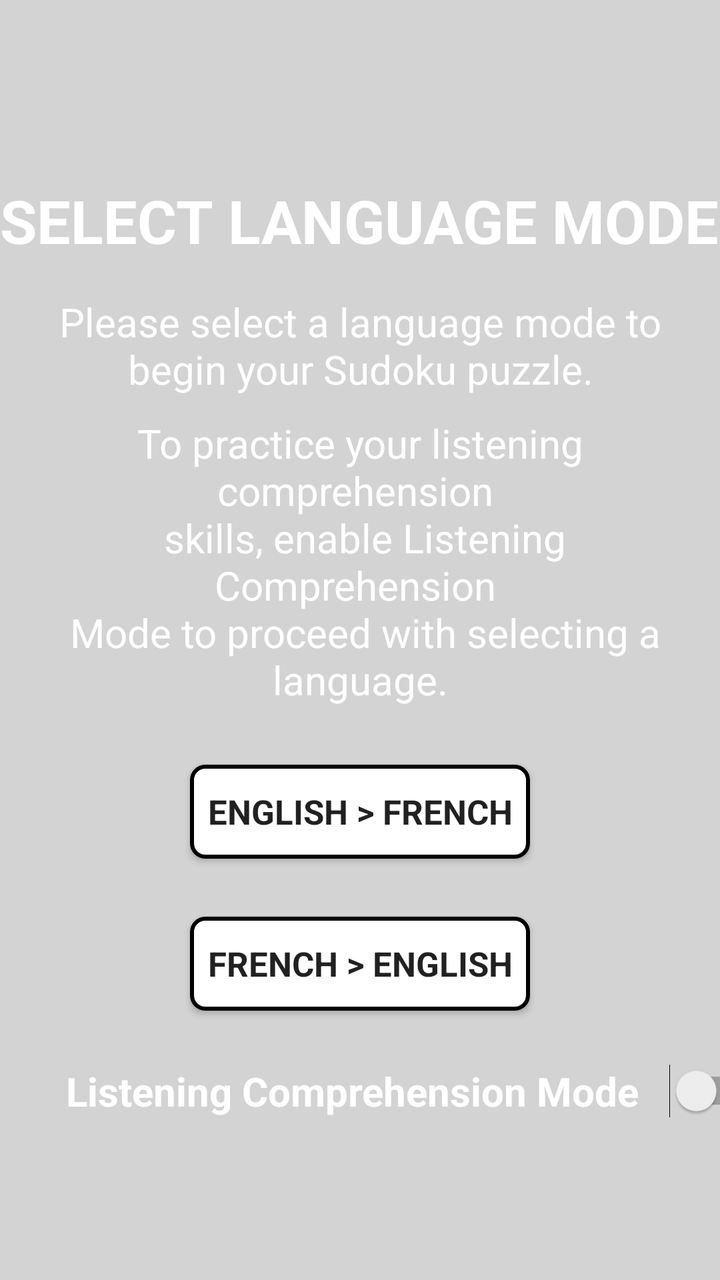
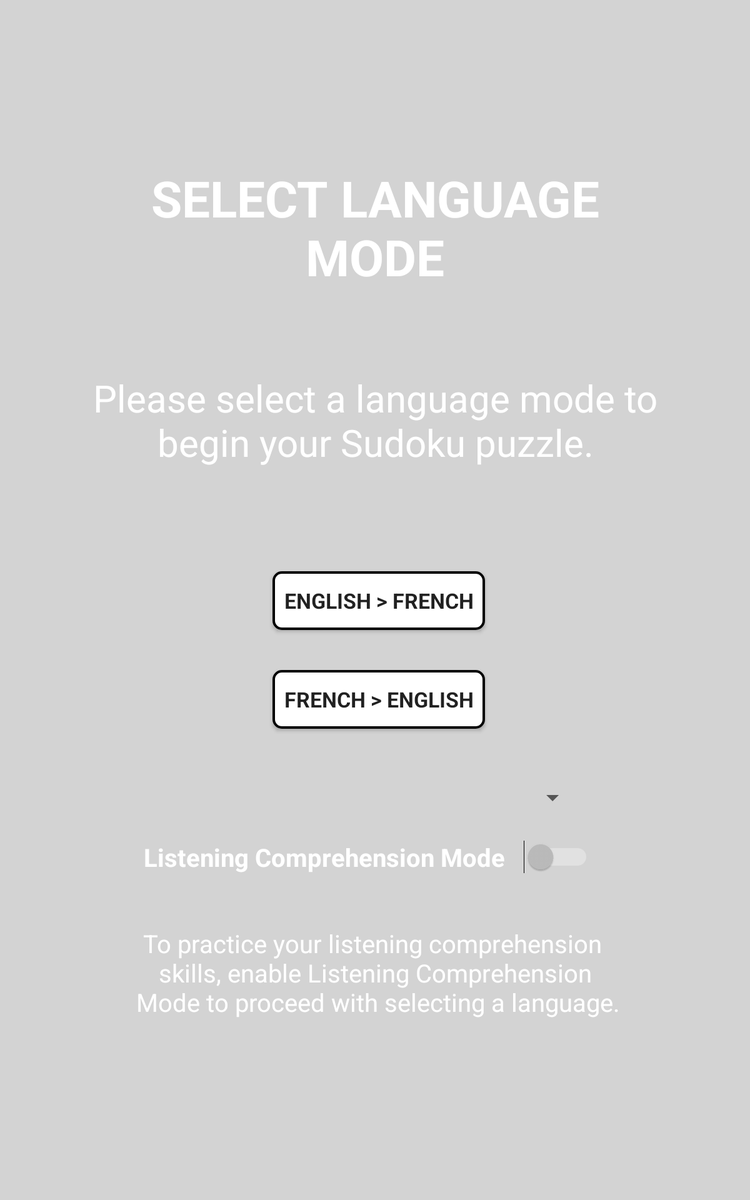

An Android layout and its configuration variant, each rendered on a device that would load it. The default file and the variant file are quoted in full after the pictures.
<!-- AndroidManifest.xml: application theme AppTheme -->
<!-- res/layout/activity_select_language_mode.xml -->
<?xml version="1.0" encoding="utf-8"?>
<android.support.constraint.ConstraintLayout xmlns:android="http://schemas.android.com/apk/res/android"
    xmlns:app="http://schemas.android.com/apk/res-auto"
    xmlns:tools="http://schemas.android.com/tools"
    android:layout_width="match_parent"
    android:layout_height="match_parent"
    android:background="@color/turquoise"
    tools:context="com.example.myapplication.SelectLanguageMode"
    tools:layout_editor_absoluteY="81dp">

    <TextView
        android:id="@+id/textView2"
        android:layout_width="wrap_content"
        android:layout_height="wrap_content"
        android:layout_marginStart="25dp"
        android:layout_marginLeft="25dp"
        android:layout_marginTop="90dp"
        android:layout_marginEnd="26dp"
        android:layout_marginRight="26dp"
        android:text="@string/select_lang"
        android:textAllCaps="true"
        android:textAppearance="@style/TextAppearance.AppCompat.Display1"
        android:textColor="#ffffff"
        android:textSize="30sp"
        android:textStyle="bold"
        app:layout_constraintEnd_toEndOf="parent"
        app:layout_constraintStart_toStartOf="parent"
        app:layout_constraintTop_toTopOf="parent" />

    <Button
        android:id="@+id/eng_fr"
        style="@style/Widget.AppCompat.Button.Colored"
        android:layout_width="170sp"
        android:layout_height="47sp"
        android:layout_marginStart="120dp"
        android:layout_marginLeft="120dp"
        android:layout_marginTop="29dp"
        android:layout_marginEnd="120dp"
        android:layout_marginRight="120dp"
        android:background="@drawable/round_buttons"
        android:text="@string/mode_1"
        android:textAppearance="@style/TextAppearance.AppCompat"
        android:textSize="17sp"
        android:textStyle="bold"
        app:layout_constraintEnd_toEndOf="parent"
        app:layout_constraintStart_toStartOf="parent"
        app:layout_constraintTop_toBottomOf="@+id/textView4" />

    <Button
        android:id="@+id/fr_eng"
        style="@style/Widget.AppCompat.Button.Colored"
        android:layout_width="170sp"
        android:layout_height="47sp"
        android:layout_marginStart="120dp"
        android:layout_marginLeft="120dp"
        android:layout_marginTop="29dp"
        android:layout_marginEnd="120dp"
        android:layout_marginRight="120dp"
        android:background="@drawable/round_buttons"
        android:text="@string/mode_2"
        android:textAppearance="@style/TextAppearance.AppCompat"
        android:textSize="17sp"
        android:textStyle="bold"
        app:layout_constraintEnd_toEndOf="parent"
        app:layout_constraintStart_toStartOf="parent"
        app:layout_constraintTop_toBottomOf="@+id/eng_fr" />

    <TextView
        android:id="@+id/textView3"
        android:layout_width="0dp"
        android:layout_height="wrap_content"
        android:layout_marginStart="8dp"
        android:layout_marginLeft="8dp"
        android:layout_marginTop="17dp"
        android:layout_marginEnd="8dp"
        android:layout_marginRight="8dp"
        android:gravity="center_horizontal"
        android:text="@string/how_to"
        android:textAppearance="@style/TextAppearance.AppCompat.Body1"
        android:textColor="#ffffff"
        android:textSize="20sp"
        app:layout_constraintEnd_toEndOf="parent"
        app:layout_constraintStart_toStartOf="parent"
        app:layout_constraintTop_toBottomOf="@+id/textView2" />

    <Switch
        android:id="@+id/enableLC"
        android:layout_width="wrap_content"
        android:layout_height="wrap_content"
        android:layout_marginStart="33dp"
        android:layout_marginLeft="33dp"
        android:layout_marginTop="26dp"
        android:layout_marginEnd="33dp"
        android:layout_marginRight="33dp"
        android:layout_marginBottom="8dp"
        android:switchPadding="15sp"
        android:switchTextAppearance="@style/TextAppearance.AppCompat.Display1"
        android:text="@string/enableLC"
        android:textColor="#ffffff"
        android:textSize="20sp"
        android:textStyle="bold"
        app:layout_constraintBottom_toBottomOf="parent"
        app:layout_constraintEnd_toEndOf="parent"
        app:layout_constraintHorizontal_bias="0.0"
        app:layout_constraintStart_toStartOf="parent"
        app:layout_constraintTop_toBottomOf="@+id/fr_eng"
        app:layout_constraintVertical_bias="0.009" />

    <TextView
        android:id="@+id/textView4"
        android:gravity="center_horizontal"
        android:layout_width="0dp"
        android:layout_height="wrap_content"
        android:layout_marginStart="8dp"
        android:layout_marginLeft="8dp"
        android:layout_marginTop="10dp"
        android:layout_marginEnd="8dp"
        android:layout_marginRight="8dp"
        android:text="@string/how_to2"
        android:textAppearance="@style/TextAppearance.AppCompat.Body1"
        android:textColor="#ffffff"
        android:textSize="20sp"
        app:layout_constraintEnd_toEndOf="parent"
        app:layout_constraintHorizontal_bias="0.0"
        app:layout_constraintStart_toStartOf="parent"
        app:layout_constraintTop_toBottomOf="@+id/textView3" />

</android.support.constraint.ConstraintLayout>
<!-- resources referenced by this layout -->
<resources>
  <color name="turquoise">#D3D3D3</color>
  <!-- drawable round_buttons (drawable) -->
  <?xml version="1.0" encoding="utf-8"?>
  <shape xmlns:android="http://schemas.android.com/apk/res/android"
      android:shape="rectangle">
      <corners android:radius="6.5dp"/>
      <solid android:color="@color/white"/>
      <stroke android:width="2sp"
          android:color="@color/black"/>
  </shape>
  <string name="enableLC">Listening Comprehension Mode</string>
  <string name="how_to">Please select a language mode to begin your Sudoku puzzle.</string>
  <string name="how_to2">To practice your listening comprehension \n skills, enable Listening Comprehension \n Mode to proceed with selecting a language.</string>
  <string name="mode_1"> ENGLISH &gt; FRENCH</string>
  <string name="mode_2"> FRENCH &gt; ENGLISH</string>
  <string name="select_lang">Select Language Mode</string>
  <style name="AppTheme" parent="Theme.AppCompat.Light.DarkActionBar">
          
          <item name="colorPrimary">@color/colorPrimary</item>
          <item name="colorPrimaryDark">@color/black</item>
          <item name="colorAccent">@color/white</item>
      </style>
  <color name="white">#FFFFFF</color>
  <color name="colorPrimary">#008577</color>
</resources>
<!-- res/layout-sw600dp/activity_select_language_mode.xml (the repository's variant of the layout above) -->
<!-- drawn on a 7-inch tablet held upright -->
<?xml version="1.0" encoding="utf-8"?>
<android.support.constraint.ConstraintLayout xmlns:android="http://schemas.android.com/apk/res/android"
    xmlns:app="http://schemas.android.com/apk/res-auto"
    xmlns:tools="http://schemas.android.com/tools"
    android:layout_width="match_parent"
    android:layout_height="match_parent"
    android:background="@color/turquoise"
    tools:context="com.example.myapplication.Controller.SelectLanguageMode"
    tools:layout_editor_absoluteY="81dp">

    <TextView
        android:id="@+id/textView2"
        android:layout_width="0dp"
        android:layout_height="wrap_content"
        android:layout_marginStart="8dp"
        android:layout_marginLeft="8dp"
        android:layout_marginTop="8dp"
        android:layout_marginEnd="8dp"
        android:layout_marginRight="8dp"
        android:layout_marginBottom="8dp"
        android:gravity="center_horizontal"
        android:text="@string/select_lang"
        android:textAllCaps="true"
        android:textAppearance="@style/TextAppearance.AppCompat.Display1"
        android:textColor="#ffffff"
        android:textSize="40sp"
        android:textStyle="bold"
        app:layout_constraintBottom_toTopOf="@+id/guideline18"
        app:layout_constraintEnd_toStartOf="@+id/guideline25"
        app:layout_constraintHorizontal_bias="0.0"
        app:layout_constraintStart_toStartOf="@+id/guideline24"
        app:layout_constraintTop_toTopOf="parent"
        app:layout_constraintVertical_bias="1.0" />

    <TextView
        android:id="@+id/textView3"
        android:layout_width="0dp"
        android:layout_height="wrap_content"
        android:layout_marginStart="8dp"
        android:layout_marginLeft="8dp"
        android:layout_marginTop="8dp"
        android:layout_marginEnd="8dp"
        android:layout_marginRight="8dp"
        android:layout_marginBottom="8dp"
        android:gravity="center_horizontal"
        android:text="@string/how_to"
        android:textAppearance="@style/TextAppearance.AppCompat.Body1"
        android:textColor="#ffffff"
        android:textSize="30sp"
        app:layout_constraintBottom_toTopOf="@+id/guideline19"
        app:layout_constraintEnd_toStartOf="@+id/guideline25"
        app:layout_constraintStart_toStartOf="@+id/guideline24"
        app:layout_constraintTop_toTopOf="@+id/guideline18" />

    <Button
        android:id="@+id/eng_fr"
        style="@style/Widget.AppCompat.Button.Colored"
        android:layout_width="170dp"
        android:layout_height="47dp"
        android:layout_marginStart="8dp"
        android:layout_marginLeft="8dp"
        android:layout_marginTop="8dp"
        android:layout_marginEnd="8dp"
        android:layout_marginRight="8dp"
        android:layout_marginBottom="8dp"
        android:background="@drawable/round_buttons"
        android:text="@string/mode_1"
        android:textAppearance="@style/TextAppearance.AppCompat"
        android:textSize="17sp"
        android:textStyle="bold"
        app:layout_constraintBottom_toTopOf="@+id/guideline20"
        app:layout_constraintEnd_toStartOf="@+id/guideline25"
        app:layout_constraintHorizontal_bias="0.51"
        app:layout_constraintStart_toStartOf="@+id/guideline24"
        app:layout_constraintTop_toTopOf="@+id/guideline19"
        app:layout_constraintVertical_bias="0.515" />

    <Button
        android:id="@+id/fr_eng"
        style="@style/Widget.AppCompat.Button.Colored"
        android:layout_width="170dp"
        android:layout_height="47dp"
        android:layout_marginStart="8dp"
        android:layout_marginLeft="8dp"
        android:layout_marginTop="8dp"
        android:layout_marginEnd="8dp"
        android:layout_marginRight="8dp"
        android:layout_marginBottom="8dp"
        android:background="@drawable/round_buttons"
        android:text="@string/mode_2"
        android:textAppearance="@style/TextAppearance.AppCompat"
        android:textSize="17sp"
        android:textStyle="bold"
        app:layout_constraintBottom_toBottomOf="parent"
        app:layout_constraintEnd_toStartOf="@+id/guideline25"
        app:layout_constraintHorizontal_bias="0.51"
        app:layout_constraintStart_toStartOf="@+id/guideline24"
        app:layout_constraintTop_toTopOf="@+id/guideline20"
        app:layout_constraintVertical_bias="0.0" />

    <Switch
        android:id="@+id/enableLC"
        android:layout_width="wrap_content"
        android:layout_height="wrap_content"
        android:layout_marginStart="62dp"
        android:layout_marginTop="3dp"
        android:layout_marginEnd="74dp"
        android:layout_marginBottom="45dp"
        android:switchPadding="15sp"
        android:switchTextAppearance="@style/TextAppearance.AppCompat.Display1"
        android:text="@string/enableLC"
        android:textColor="#ffffff"
        android:textSize="20sp"
        android:textStyle="bold"
        android:theme="@style/SwitchTheme"
        app:layout_constraintBottom_toTopOf="@+id/textView4"
        app:layout_constraintEnd_toStartOf="@+id/guideline25"
        app:layout_constraintStart_toEndOf="@+id/guideline24"
        app:layout_constraintTop_toBottomOf="@+id/guideline44" />

    <TextView
        android:id="@+id/textView4"
        android:layout_width="wrap_content"
        android:layout_height="wrap_content"
        android:layout_marginStart="8dp"
        android:layout_marginTop="8dp"
        android:layout_marginEnd="8dp"
        android:layout_marginBottom="8dp"
        android:gravity="center_horizontal"
        android:text="@string/how_to2"
        android:textAppearance="@style/TextAppearance.AppCompat.Body1"
        android:textColor="#ffffff"
        android:textSize="20sp"
        app:layout_constraintBottom_toBottomOf="parent"
        app:layout_constraintEnd_toStartOf="@+id/guideline25"
        app:layout_constraintHorizontal_bias="0.506"
        app:layout_constraintStart_toStartOf="@+id/guideline24"
        app:layout_constraintTop_toTopOf="@+id/guideline44"
        app:layout_constraintVertical_bias="0.308" />

    <Spinner
        android:id="@+id/spinner"
        android:layout_width="354dp"
        android:layout_height="30dp"
        android:layout_marginStart="52dp"
        android:layout_marginTop="45dp"
        android:layout_marginEnd="74dp"
        android:layout_marginBottom="24dp"
        android:entries="@array/gridSize"
        android:textAlignment="center"
        android:textColor="@color/white"
        app:layout_constraintBottom_toTopOf="@+id/guideline44"
        app:layout_constraintEnd_toStartOf="@+id/guideline25"
        app:layout_constraintStart_toEndOf="@+id/guideline24"
        app:layout_constraintTop_toBottomOf="@+id/fr_eng" />

    <android.support.constraint.Guideline
        android:id="@+id/guideline17"
        android:layout_width="wrap_content"
        android:layout_height="wrap_content"
        android:orientation="horizontal"
        app:layout_constraintGuide_begin="20dp"
        app:layout_constraintGuide_percent="0.0" />

    <android.support.constraint.Guideline
        android:id="@+id/guideline18"
        android:layout_width="wrap_content"
        android:layout_height="wrap_content"
        android:orientation="horizontal"
        app:layout_constraintGuide_begin="20dp"
        app:layout_constraintGuide_percent="0.25" />

    <android.support.constraint.Guideline
        android:id="@+id/guideline19"
        android:layout_width="wrap_content"
        android:layout_height="wrap_content"
        android:orientation="horizontal"
        app:layout_constraintGuide_begin="20dp"
        app:layout_constraintGuide_percent="0.45" />

    <android.support.constraint.Guideline
        android:id="@+id/guideline20"
        android:layout_width="wrap_content"
        android:layout_height="wrap_content"
        android:orientation="horizontal"
        app:layout_constraintGuide_begin="20dp"
        app:layout_constraintGuide_percent="0.55" />

    <android.support.constraint.Guideline
        android:id="@+id/guideline22"
        android:layout_width="wrap_content"
        android:layout_height="wrap_content"
        android:orientation="horizontal"
        app:layout_constraintGuide_begin="20dp"
        app:layout_constraintGuide_percent="1.0" />

    <android.support.constraint.Guideline
        android:id="@+id/guideline24"
        android:layout_width="wrap_content"
        android:layout_height="wrap_content"
        android:orientation="vertical"
        app:layout_constraintGuide_begin="20dp"
        app:layout_constraintGuide_percent="0.10" />

    <android.support.constraint.Guideline
        android:id="@+id/guideline25"
        android:layout_width="wrap_content"
        android:layout_height="wrap_content"
        android:orientation="vertical"
        app:layout_constraintGuide_begin="20dp"
        app:layout_constraintGuide_percent="0.90" />

    <android.support.constraint.Guideline
        android:id="@+id/guideline44"
        android:layout_width="wrap_content"
        android:layout_height="wrap_content"
        android:orientation="horizontal"
        app:layout_constraintGuide_begin="20dp"
        app:layout_constraintGuide_percent="0.70"/>


</android.support.constraint.ConstraintLayout>
<!-- resources referenced by the variant -->
<!-- as a 7-inch tablet held upright resolves them -->
<resources>
  <color name="turquoise">#D3D3D3</color>
  <color name="white">#FFFFFF</color>
  <!-- drawable round_buttons (drawable) -->
  <?xml version="1.0" encoding="utf-8"?>
  <shape xmlns:android="http://schemas.android.com/apk/res/android"
      android:shape="rectangle">
      <corners android:radius="6.5dp"/>
      <solid android:color="@color/white"/>
      <stroke android:width="2sp"
          android:color="@color/black"/>
  </shape>
  <string name="enableLC">Listening Comprehension Mode</string>
  <string name="how_to">Please select a language mode to begin your Sudoku puzzle.</string>
  <string name="how_to2">To practice your listening comprehension \n skills, enable Listening Comprehension \n Mode to proceed with selecting a language.</string>
  <string name="mode_1"> ENGLISH &gt; FRENCH</string>
  <string name="mode_2"> FRENCH &gt; ENGLISH</string>
  <string name="select_lang">Select Language Mode</string>
  <style name="SwitchTheme" parent="Theme.AppCompat">
          <item name="android:colorControlActivated">@color/colorPrimary</item>
      </style>
  <style name="AppTheme" parent="Theme.AppCompat.Light.DarkActionBar">
          
          <item name="colorPrimary">@color/colorPrimary</item>
          <item name="colorPrimaryDark">@color/black</item>
          <item name="colorAccent">@color/white</item>
      </style>
  <color name="colorPrimary">#008577</color>
</resources>
